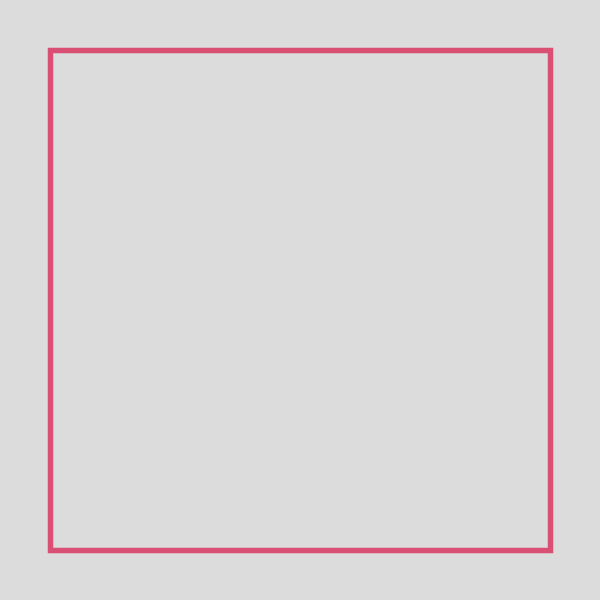
Frame 1 (no input)
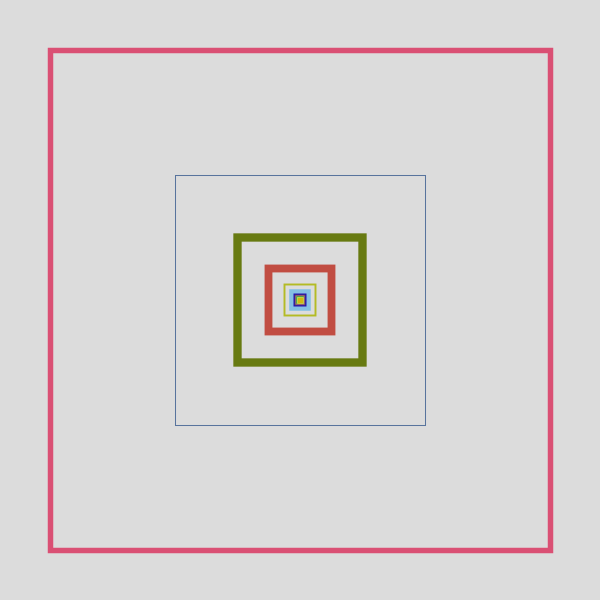
Frame 60 (the mouse pressed at the canvas centre just before this capture)
Frame 120 (the mouse held since frame 60 and released just before this capture): identical to frame 60, image omitted

The Processing sketch that drew these frames (run headless with seeded random() and noise(); from frame 60 on, the mouse is pressed at the canvas centre):

// Processing sketch: recursion_square
// ── recursion_square.pde
float f;
float wh;

float x;
float y;

void setup() {
  size(600, 600);
  noFill();
  wh = 500;

  f = 20;

  x = width / 2 - wh / 2;
  y = height / 2 - wh / 2;
  background(220);
}

void draw() {
  stroke(random(255), random(255), random(255));
  strokeWeight(random(10));
  if (f > 0) {
    x = width / 2 - wh / 2;
    y = height / 2 - wh / 2;
    stroke(random(255), random(255), random(255));
    strokeWeight(random(10));
    rect(x, y, wh, wh);

    wh = wh / 2;
    f = f - 1;
  }

  if (keyPressed) {
    if (key == 'r') {
      background(220);
      f = 20;
      wh = 500;
    }
  }
}
